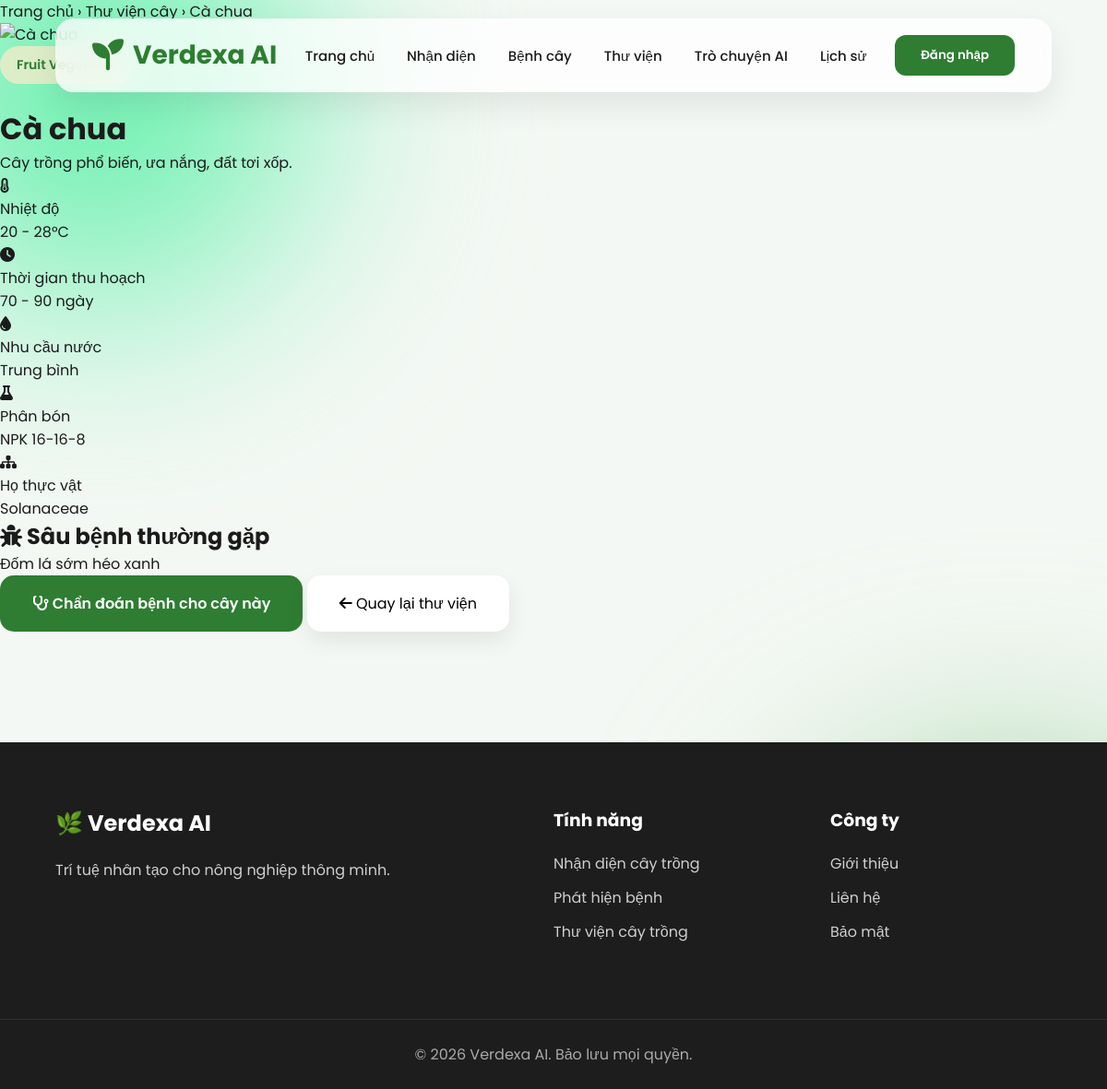
Screenshot of /plant/1 with the database file from the repository.
### tables this page shows
CREATE TABLE plants (
            id INTEGER PRIMARY KEY AUTOINCREMENT,
            name TEXT NOT NULL,
            category TEXT,
            image TEXT,
            family TEXT,
            temperature TEXT,
            harvest_time TEXT,
            water_need TEXT,
            fertilizer TEXT,
            common_diseases TEXT,
            description TEXT
        );

### app.py (the view)
@app.route("/plant/<int:plant_id>")
def plant_details_page(plant_id):
    plant = db.get_plant_by_id(plant_id)
    if not plant:
        return "Không tìm thấy cây trồng.", 404
    return render_template("plant-details.html", plant=plant, username=session.get("username"))

### database.py (called while the page is built)
def get_connection():
    conn = sqlite3.connect(Config.DATABASE_PATH)
    conn.row_factory = sqlite3.Row
    return conn

def get_plant_by_id(plant_id):
    conn = get_connection()
    plant = conn.execute("SELECT * FROM plants WHERE id = ?", (plant_id,)).fetchone()
    conn.close()
    return dict(plant) if plant else None

### templates/plant-details.html (shortened to what this page needs)
<!DOCTYPE html>
<html lang="vi">
<head>
    <link rel="stylesheet" href="{{ url_for('static', filename='css/style.css') }}">
    <link rel="stylesheet" href="https://cdnjs.cloudflare.com/ajax/libs/font-awesome/6.6.0/css/all.min.css">
</head>
<body>
<div class="background-blur blur1"></div>
<header>
    <div class="logo">
        <i class="fa-solid fa-seedling"></i>
        <span>Verdexa AI</span>
    </div>
    <nav>
        <a href="/">Trang chủ</a>
        <a href="/#identify">Nhận diện</a>
        <a href="/#disease">Bệnh cây</a>
        <a href="/#library">Thư viện</a>
        <a href="/#chat">Trò chuyện AI</a>
        <a href="/history">Lịch sử</a>
    </nav>
    {% if username %}
    <div class="user-menu">
        <span class="user-greeting"><i class="fa-solid fa-circle-user"></i> {{ username }}</span>
        <button class="login" id="logoutBtn">Đăng xuất</button>
    </div>
    {% else %}
    <button class="login" onclick="window.location.href='/login'">Đăng nhập</button>
    {% endif %}
</header>
<div class="plant-detail-page">
    <div class="breadcrumb">
        <a href="/">Trang chủ</a> &rsaquo;
        <a href="/#library">Thư viện cây</a> &rsaquo;
        {{ plant.name }}
    </div>
    <div class="plant-detail-hero">
        <img
            src="{{ url_for('static', filename='images/plants/' + plant.image) if plant.image else '' }}"
            onerror="this.src='https://images.unsplash.com/photo-1501004318641-b39e6451bec6?auto=format&fit=crop&w=800&q=80'"
            alt="{{ plant.name }}"
        >
        <div class="plant-detail-info">
            <span class="badge">{{ plant.category or 'Cây trồng' }}</span>
            <h1>{{ plant.name }}</h1>
            <p class="desc">{{ plant.description or 'Chưa có mô tả cho loại cây này.' }}</p>
            <div class="info-grid">
                <div class="info-item">
                    <i class="fa-solid fa-temperature-half"></i>
                    <div>
                        <div class="label">Nhiệt độ</div>
                        <div class="value">{{ plant.temperature or '—' }}</div>
                    </div>
                </div>
                <div class="info-item">
                    <i class="fa-solid fa-clock"></i>
                    <div>
                        <div class="label">Thời gian thu hoạch</div>
                        <div class="value">{{ plant.harvest_time or '—' }}</div>
                    </div>
                </div>
                <div class="info-item">
                    <i class="fa-solid fa-droplet"></i>
                    <div>
                        <div class="label">Nhu cầu nước</div>
                        <div class="value">{{ plant.water_need or '—' }}</div>
                    </div>
                </div>
                <div class="info-item">
                    <i class="fa-solid fa-flask"></i>
                    <div>
                        <div class="label">Phân bón</div>
                        <div class="value">{{ plant.fertilizer or '—' }}</div>
                    </div>
                </div>
                {% if plant.family %}
                <div class="info-item">
                    <i class="fa-solid fa-sitemap"></i>
                    <div>
                        <div class="label">Họ thực vật</div>
                        <div class="value">{{ plant.family }}</div>
                    </div>
                </div>
                {% endif %}
            </div>
        </div>
    </div>
    {% if plant.common_diseases %}
    <div class="plant-detail-diseases">
        <h2><i class="fa-solid fa-bug"></i> Sâu bệnh thường gặp</h2>
        <div class="disease-tags">
            {% for disease in plant.common_diseases.split(',') %}
            <span class="disease-tag">{{ disease.strip() }}</span>
            {% endfor %}
        </div>
    </div>
    {% endif %}
    <div class="plant-detail-actions">
        <button class="primary" onclick="window.location.href='/#disease'">
            <i class="fa-solid fa-stethoscope"></i>
            Chẩn đoán bệnh cho cây này
        </button>
        <button class="secondary" onclick="window.history.back()">
            <i class="fa-solid fa-arrow-left"></i>
            Quay lại thư viện
        </button>
    </div>
</div>
<footer>
    <div class="footer-content">
        <div>
            <h2>🌿 Verdexa AI</h2>
            <p>Trí tuệ nhân tạo cho nông nghiệp thông minh.</p>
        </div>
        <div>
            <h3>Tính năng</h3>
            <a href="/#identify">Nhận diện cây trồng</a>
            <a href="/#disease">Phát hiện bệnh</a>
            <a href="/#library">Thư viện cây trồng</a>
        </div>
        <div>
            <h3>Công ty</h3>
            <a href="#">Giới thiệu</a>
            <a href="#">Liên hệ</a>
            <a href="#">Bảo mật</a>
        </div>
    </div>
    <div class="copyright">
        © 2026 Verdexa AI. Bảo lưu mọi quyền.
    </div>
</footer>
</body>
</html>

### static/css/style.css (style rules this page uses)
* { margin:0; padding:0; box-sizing:border-box; }
html { scroll-behavior:smooth; }
body { font-family:'Poppins',sans-serif; background:#f4f8f4; color:#1b1b1b; overflow-x:hidden; }
a { text-decoration:none; color:inherit; }
button { cursor:pointer; font-family:inherit; }
.background-blur { position:fixed; width:450px; height:450px; border-radius:50%; filter:blur(120px); z-index:-1; }
.blur1 { background:#69f0ae; left:-120px; top:-120px; }
header { position:fixed; top:20px; left:50%; transform:translateX(-50%); width:90%; max-width:1300px; padding:18px 40px; background:rgba(255,255,255,.75); backdrop-filter:blur(16px); border-radius:20px; display:flex; justify-content:space-between; align-items:center; z-index:1000; box-shadow:0 15px 35px rgba(0,0,0,.08); }
.logo { display:flex; align-items:center; gap:10px; font-size:28px; font-weight:700; color:#2e7d32; }
.logo i { font-size:34px; }
nav { display:flex; gap:35px; }
nav a { font-size:15px; font-weight:500; transition:.3s; }
.login { border:none; background:#2e7d32; color:#fff; padding:12px 28px; border-radius:12px; font-weight:600; transition:.3s; }
.badge { display:inline-block; background:#dcedc8; color:#2e7d32; padding:10px 18px; border-radius:50px; font-size:14px; margin-bottom:25px; font-weight:600; }
.primary { background:#2e7d32; color:#fff; border:none; padding:18px 35px; border-radius:15px; font-size:16px; font-weight:600; transition:.3s; }
.secondary { background:#fff; border:none; padding:18px 35px; border-radius:15px; font-size:16px; box-shadow:0 10px 25px rgba(0,0,0,.08); transition:.3s; }
footer { background:#1d1d1d; color:#fff; margin-top:120px; }
.footer-content { width:90%; max-width:1300px; margin:auto; padding:70px 0; display:grid; grid-template-columns:2fr 1fr 1fr; gap:60px; }
.footer-content h2 { margin-bottom:20px; }
.footer-content h3 { margin-bottom:20px; }
.footer-content a { display:block; color:#cfcfcf; margin-bottom:12px; transition:.3s; }
.footer-content p { color:#cfcfcf; line-height:1.8; }
.copyright { text-align:center; padding:25px; border-top:1px solid rgba(255,255,255,.08); color:#aaa; }
button { transition:.3s; }
img { transition:.35s; }

### rows the page displays
plants: name "Cà chua", category "Fruit Vegetable", description "Cây trồng phổ biến, ưa nắng, đất tơi xốp.", temperature "20 - 28°C", harvest_time "70 - 90 ngày", water_need "Trung bình", fertilizer "NPK 16-16-8", family "Solanaceae"

### other values shown
{{ disease.strip() }} "Đốm lá sớm" "héo xanh"
